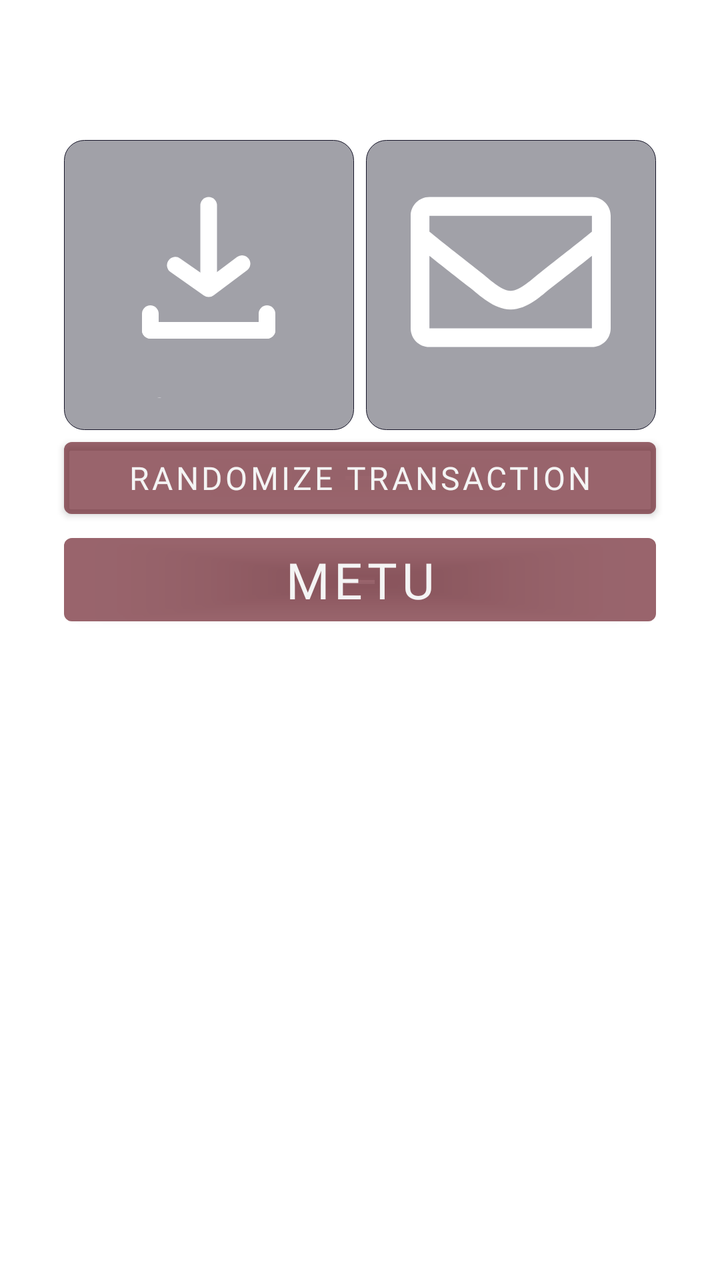
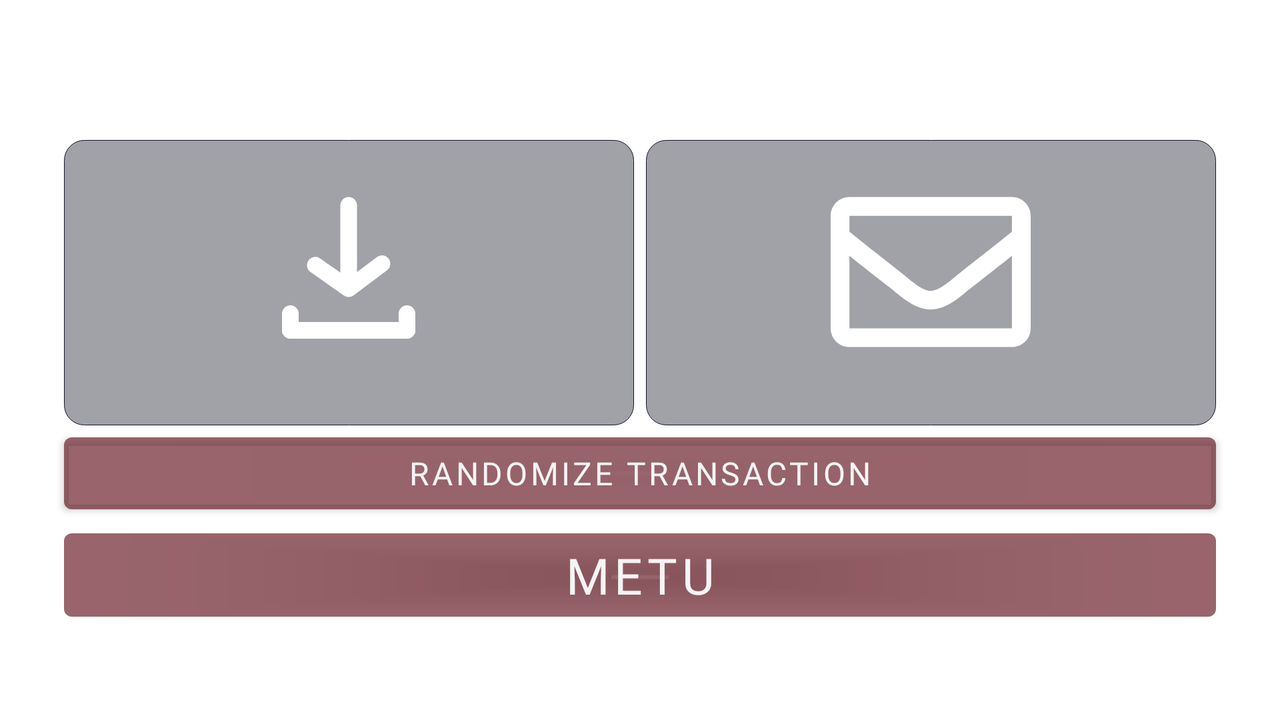

One screen, two layout resources from the same app: the default and the repository's alternative for another configuration. Each is rendered where Android would select it; the XML of both is given below.
<!-- AndroidManifest.xml: application theme Theme.Bondoman -->
<!-- res/layout/fragment_settings.xml -->
<?xml version="1.0" encoding="utf-8"?>
<layout xmlns:android="http://schemas.android.com/apk/res/android"
    xmlns:app="http://schemas.android.com/apk/res-auto"

    android:background="@drawable/glow_effect">

    <LinearLayout
        android:layout_width="match_parent"
        android:layout_height="match_parent"
        android:orientation="vertical"
        android:paddingTop="70dp"
        app:layout_constraintBottom_toBottomOf="parent"
        app:layout_constraintEnd_toEndOf="parent"
        app:layout_constraintHorizontal_bias="0.0"
        app:layout_constraintStart_toStartOf="parent"
        app:layout_constraintTop_toTopOf="parent"
        app:layout_constraintVertical_bias="0.12">

        <androidx.constraintlayout.widget.ConstraintLayout
            android:id="@+id/linearLayout"
            android:layout_width="match_parent"
            android:layout_height="wrap_content"
            android:layout_marginHorizontal="32dp"
            android:gravity="center">

            <androidx.constraintlayout.widget.Guideline
                android:id="@+id/guideline"
                android:layout_width="wrap_content"
                android:layout_height="wrap_content"
                android:orientation="vertical"
                app:layout_constraintGuide_percent="0.5"/>

            <Button
                android:id="@+id/download_transaction_button"
                android:layout_height="0dp"
                android:layout_width="0dp"
                android:layout_marginEnd="3dp"
                app:layout_constraintDimensionRatio="1"
                app:layout_constraintStart_toStartOf="parent"
                app:layout_constraintEnd_toStartOf="@+id/guideline"
                app:layout_constraintTop_toTopOf="parent"
                android:background="@drawable/rounded_item_setting"
                android:drawableTop="@drawable/ic_download"
                android:gravity="center"
                android:padding="10dp"
                android:text="@string/simpan_transaksi"
                android:textColor="#FFFFFF"/>
            
            <Button
                android:id="@+id/mail_transaction_button"
                android:layout_height="0dp"
                android:layout_width="0dp"
                android:layout_marginStart="3dp"
                app:layout_constraintDimensionRatio="1"
                app:layout_constraintStart_toEndOf="@id/guideline"
                app:layout_constraintEnd_toEndOf="parent"
                app:layout_constraintTop_toTopOf="parent"
                android:background="@drawable/rounded_item_setting"
                android:drawableTop="@drawable/ic_mail"
                android:padding="10dp"
                android:text="@string/kirim_transaksi"
                android:textColor="#FFFFFF"/>

        </androidx.constraintlayout.widget.ConstraintLayout>

        <Button
            android:id="@+id/randomize_button"
            android:layout_width="match_parent"
            android:layout_height="wrap_content"
            android:layout_gravity="center"
            android:layout_marginHorizontal="32dp"
            android:backgroundTint="#77712832"
            android:fontFamily="@font/syne_regular"
            android:text="@string/randomize_transaction"
            android:textColor="@color/white"
            android:textSize="16sp"/>

        <Button
            android:id="@+id/logout_button"
            android:layout_width="match_parent"
            android:layout_height="wrap_content"
            android:layout_gravity="center"
            android:layout_marginHorizontal="32dp"
            android:backgroundTint="#77712832"
            android:fontFamily="@font/syne_regular"
            android:text="@string/metu"
            android:textColor="@color/white"
            android:textSize="25sp" />
    </LinearLayout>

</layout>
<!-- resources referenced by this layout -->
<resources>
  <color name="white">#F4F4F4</color>
  <!-- drawable glow_effect (drawable) -->
  <?xml version="1.0" encoding="utf-8"?>
  <layer-list xmlns:android="http://schemas.android.com/apk/res/android">
      <item>
          <shape android:shape="rectangle">
              <gradient
                  android:type="radial"
                  android:gradientRadius="260dp"
                  android:startColor="#722732"
                  android:endColor="#141326"
                  android:centerX="0"
                  android:centerY="0" />
          </shape>
      </item>
      <item>
          <shape android:shape="rectangle">
              <gradient
                  android:type="radial"
                  android:gradientRadius="260dp"
                  android:startColor="#722732"
                  android:endColor="#00FFFFFF"
                  android:centerX="1"
                  android:centerY="1" />
          </shape>
      </item>
  </layer-list>
  <!-- drawable ic_mail (drawable) -->
  <vector xmlns:android="http://schemas.android.com/apk/res/android"
      android:width="100dp"
      android:height="100dp"
      android:viewportWidth="512"
      android:viewportHeight="512">
      <path
          android:fillColor="#FFFFFFFF"
          android:pathData="m464,64h-416c-26.51,0 -48,21.49 -48,48v288c0,26.51 21.49,48 48,48h416c26.51,0 48,-21.49 48,-48v-288c0,-26.51 -21.49,-48 -48,-48zM464,112v40.81c-22.42,18.26 -58.17,46.65 -134.59,106.49 -16.84,13.25 -50.2,45.07 -73.41,44.7 -23.21,0.38 -56.58,-31.46 -73.41,-44.7 -76.41,-59.83 -112.16,-88.23 -134.59,-106.49v-40.81zM48,400v-185.6c22.91,18.25 55.41,43.86 104.94,82.65 21.86,17.2 60.13,55.19 103.06,54.96 42.72,0.23 80.51,-37.2 103.05,-54.95 49.53,-38.78 82.03,-64.4 104.95,-82.65v185.6z" />
  </vector>
  <!-- drawable rounded_item_setting (drawable) -->
  <?xml version="1.0" encoding="utf-8"?>
  <shape xmlns:android="http://schemas.android.com/apk/res/android"
      android:shape="rectangle">
      <corners android:radius="10dp" />
      <stroke
          android:width="0.1dp"
          android:color="@color/white" />
      <solid android:color="#66FFFFFF" />
      <size
          android:height="40dp"
          android:width="40dp" />
  </shape>
  <string name="kirim_transaksi">Kirim Transaksi</string>
  <string name="metu">metu</string>
  <string name="randomize_transaction">Randomize Transaction</string>
  <string name="simpan_transaksi">Simpan Transaksi</string>
  <style name="Theme.Bondoman" parent="Theme.MaterialComponents.DayNight.DarkActionBar">
          
          <item name="colorPrimary">@color/dark_purple</item>
          <item name="colorPrimaryVariant">@color/purple_700</item>
          <item name="colorOnPrimary">@color/white</item>
          
          <item name="colorSecondary">@color/teal_200</item>
          <item name="colorSecondaryVariant">@color/teal_700</item>
          <item name="colorOnSecondary">@color/white</item>
          
          <item name="android:statusBarColor">@color/dark_purple</item>
          
          <item name="android:navigationBarColor">@color/dark_purple</item>
      </style>
  <color name="dark_purple">#151427</color>
  <color name="purple_700">#FF3700B3</color>
  <color name="teal_200">#FF03DAC5</color>
  <color name="teal_700">#FF018786</color>
</resources>
<!-- res/layout-land/fragment_settings.xml (the repository's variant of the layout above) -->
<!-- drawn on the phone turned sideways -->
<?xml version="1.0" encoding="utf-8"?>
<layout xmlns:android="http://schemas.android.com/apk/res/android"
    xmlns:app="http://schemas.android.com/apk/res-auto"

    android:background="@drawable/glow_effect">
    <ScrollView
        android:layout_width="match_parent"
        android:layout_height="match_parent"
        android:fillViewport="true">
        <LinearLayout
            android:layout_width="match_parent"
            android:layout_height="wrap_content"
            android:orientation="vertical"
            android:paddingTop="70dp"
            app:layout_constraintBottom_toBottomOf="parent"
            app:layout_constraintEnd_toEndOf="parent"
            app:layout_constraintHorizontal_bias="0.0"
            app:layout_constraintStart_toStartOf="parent"
            app:layout_constraintTop_toTopOf="parent"
            app:layout_constraintVertical_bias="0.12">

            <androidx.constraintlayout.widget.ConstraintLayout
                android:id="@+id/linearLayout"
                android:layout_width="match_parent"
                android:layout_height="wrap_content"
                android:layout_marginHorizontal="32dp"
                android:gravity="center">
                <androidx.constraintlayout.widget.Guideline
                    android:id="@+id/guideline"
                    android:layout_width="wrap_content"
                    android:layout_height="wrap_content"
                    android:orientation="vertical"
                    app:layout_constraintGuide_percent="0.5"/>

                <Button
                    android:id="@+id/download_transaction_button"
                    android:layout_height="0dp"
                    android:layout_width="0dp"
                    android:layout_marginEnd="3dp"
                    app:layout_constraintDimensionRatio="2"
                    app:layout_constraintStart_toStartOf="parent"
                    app:layout_constraintEnd_toStartOf="@+id/guideline"
                    app:layout_constraintTop_toTopOf="parent"
                    android:background="@drawable/rounded_item_setting"
                    android:drawableTop="@drawable/ic_download"
                    android:gravity="center"
                    android:padding="10dp"
                    android:text="@string/simpan_transaksi"
                    android:textColor="#FFFFFF"/>

                <Button
                    android:id="@+id/mail_transaction_button"
                    android:layout_height="0dp"
                    android:layout_width="0dp"
                    android:layout_marginStart="3dp"
                    app:layout_constraintDimensionRatio="2"
                    app:layout_constraintStart_toEndOf="@id/guideline"
                    app:layout_constraintEnd_toEndOf="parent"
                    app:layout_constraintTop_toTopOf="parent"
                    android:background="@drawable/rounded_item_setting"
                    android:drawableTop="@drawable/ic_mail"
                    android:padding="10dp"
                    android:text="@string/kirim_transaksi"
                    android:textColor="#FFFFFF"/>


            </androidx.constraintlayout.widget.ConstraintLayout>

            <Button
                android:id="@+id/randomize_button"
                android:layout_width="match_parent"
                android:layout_height="wrap_content"
                android:layout_gravity="center"
                android:layout_marginHorizontal="32dp"
                android:backgroundTint="#77712832"
                android:fontFamily="@font/syne_regular"
                android:text="@string/randomize_transaction"
                android:textColor="@color/white"
                android:textSize="16sp"/>

            <Button
                android:id="@+id/logout_button"
                android:layout_width="match_parent"
                android:layout_height="wrap_content"
                android:layout_gravity="center"
                android:layout_marginHorizontal="32dp"
                android:backgroundTint="#77712832"
                android:fontFamily="@font/syne_regular"
                android:text="@string/metu"
                android:textColor="@color/white"
                android:textSize="25sp" />
        </LinearLayout>
    </ScrollView>

</layout>
